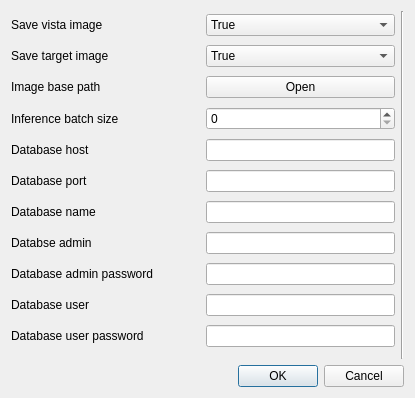
<?xml version="1.0" encoding="UTF-8"?>
<ui version="4.0">
 <class>Dialog</class>
 <widget class="QDialog" name="Dialog">
  <property name="geometry">
   <rect>
    <x>0</x>
    <y>0</y>
    <width>415</width>
    <height>398</height>
   </rect>
  </property>
  <property name="font">
   <font>
    <family>Arial</family>
    <pointsize>9</pointsize>
    <weight>50</weight>
    <italic>false</italic>
    <bold>false</bold>
   </font>
  </property>
  <property name="windowTitle">
   <string>Configuration view</string>
  </property>
  <property name="styleSheet">
   <string notr="true"/>
  </property>
  <layout class="QVBoxLayout" name="verticalLayout">
   <item>
    <layout class="QHBoxLayout" name="horizontalLayout">
     <item>
      <layout class="QGridLayout" name="gridLayout">
       <item row="8" column="1">
        <widget class="QLineEdit" name="DatabaseAdminPw_lineEdit">
         <property name="sizePolicy">
          <sizepolicy hsizetype="Minimum" vsizetype="Fixed">
           <horstretch>0</horstretch>
           <verstretch>0</verstretch>
          </sizepolicy>
         </property>
        </widget>
       </item>
       <item row="6" column="0">
        <widget class="QLabel" name="label_9">
         <property name="text">
          <string>Database name</string>
         </property>
        </widget>
       </item>
       <item row="9" column="0">
        <widget class="QLabel" name="label_12">
         <property name="text">
          <string>Database user</string>
         </property>
        </widget>
       </item>
       <item row="4" column="0">
        <widget class="QLabel" name="label_7">
         <property name="text">
          <string>Database host</string>
         </property>
        </widget>
       </item>
       <item row="3" column="0">
        <widget class="QLabel" name="label_5">
         <property name="text">
          <string>Inference batch size</string>
         </property>
        </widget>
       </item>
       <item row="1" column="0">
        <widget class="QLabel" name="label_3">
         <property name="text">
          <string>Save target image</string>
         </property>
        </widget>
       </item>
       <item row="10" column="0">
        <widget class="QLabel" name="label_13">
         <property name="text">
          <string>Database user password</string>
         </property>
        </widget>
       </item>
       <item row="3" column="1">
        <widget class="QSpinBox" name="InferenceBatchSize_spinBox"/>
       </item>
       <item row="5" column="0">
        <widget class="QLabel" name="label_8">
         <property name="text">
          <string>Database port</string>
         </property>
        </widget>
       </item>
       <item row="2" column="1">
        <widget class="QPushButton" name="ImageBasePath_pushButton">
         <property name="text">
          <string>Open</string>
         </property>
        </widget>
       </item>
       <item row="2" column="0">
        <widget class="QLabel" name="label_4">
         <property name="text">
          <string>Image base path</string>
         </property>
        </widget>
       </item>
       <item row="7" column="1">
        <widget class="QLineEdit" name="DatabaseAdmin_lineEdit">
         <property name="sizePolicy">
          <sizepolicy hsizetype="Minimum" vsizetype="Fixed">
           <horstretch>0</horstretch>
           <verstretch>0</verstretch>
          </sizepolicy>
         </property>
        </widget>
       </item>
       <item row="8" column="0">
        <widget class="QLabel" name="label_11">
         <property name="text">
          <string>Database admin password</string>
         </property>
        </widget>
       </item>
       <item row="9" column="1">
        <widget class="QLineEdit" name="DatabaseUser_lineEdit">
         <property name="sizePolicy">
          <sizepolicy hsizetype="Minimum" vsizetype="Fixed">
           <horstretch>0</horstretch>
           <verstretch>0</verstretch>
          </sizepolicy>
         </property>
        </widget>
       </item>
       <item row="10" column="1">
        <widget class="QLineEdit" name="DatabaseUserPw_lineEdit">
         <property name="sizePolicy">
          <sizepolicy hsizetype="Minimum" vsizetype="Fixed">
           <horstretch>0</horstretch>
           <verstretch>0</verstretch>
          </sizepolicy>
         </property>
        </widget>
       </item>
       <item row="0" column="1">
        <widget class="QComboBox" name="SaveVista_comboBox">
         <item>
          <property name="text">
           <string>True</string>
          </property>
         </item>
         <item>
          <property name="text">
           <string>False</string>
          </property>
         </item>
        </widget>
       </item>
       <item row="6" column="1">
        <widget class="QLineEdit" name="DatabaseName_lineEdit">
         <property name="sizePolicy">
          <sizepolicy hsizetype="Minimum" vsizetype="Fixed">
           <horstretch>0</horstretch>
           <verstretch>0</verstretch>
          </sizepolicy>
         </property>
        </widget>
       </item>
       <item row="4" column="1">
        <widget class="QLineEdit" name="DatabaseHost_lineEdit">
         <property name="sizePolicy">
          <sizepolicy hsizetype="Minimum" vsizetype="Fixed">
           <horstretch>0</horstretch>
           <verstretch>0</verstretch>
          </sizepolicy>
         </property>
        </widget>
       </item>
       <item row="0" column="0">
        <widget class="QLabel" name="label_2">
         <property name="text">
          <string>Save vista image</string>
         </property>
        </widget>
       </item>
       <item row="7" column="0">
        <widget class="QLabel" name="label_10">
         <property name="text">
          <string>Databse admin</string>
         </property>
        </widget>
       </item>
       <item row="1" column="1">
        <widget class="QComboBox" name="SaveImagePatch_comboBox">
         <item>
          <property name="text">
           <string>True</string>
          </property>
         </item>
         <item>
          <property name="text">
           <string>False</string>
          </property>
         </item>
        </widget>
       </item>
       <item row="5" column="1">
        <widget class="QLineEdit" name="DatabasePort_lineEdit">
         <property name="sizePolicy">
          <sizepolicy hsizetype="Minimum" vsizetype="Fixed">
           <horstretch>0</horstretch>
           <verstretch>0</verstretch>
          </sizepolicy>
         </property>
        </widget>
       </item>
      </layout>
     </item>
     <item>
      <widget class="Line" name="line">
       <property name="orientation">
        <enum>Qt::Vertical</enum>
       </property>
      </widget>
     </item>
    </layout>
   </item>
   <item>
    <widget class="QDialogButtonBox" name="buttonBox">
     <property name="orientation">
      <enum>Qt::Horizontal</enum>
     </property>
     <property name="standardButtons">
      <set>QDialogButtonBox::Cancel|QDialogButtonBox::Ok</set>
     </property>
    </widget>
   </item>
  </layout>
 </widget>
 <resources/>
 <connections>
  <connection>
   <sender>buttonBox</sender>
   <signal>accepted()</signal>
   <receiver>Dialog</receiver>
   <slot>accept()</slot>
   <hints>
    <hint type="sourcelabel">
     <x>248</x>
     <y>254</y>
    </hint>
    <hint type="destinationlabel">
     <x>157</x>
     <y>274</y>
    </hint>
   </hints>
  </connection>
  <connection>
   <sender>buttonBox</sender>
   <signal>rejected()</signal>
   <receiver>Dialog</receiver>
   <slot>reject()</slot>
   <hints>
    <hint type="sourcelabel">
     <x>316</x>
     <y>260</y>
    </hint>
    <hint type="destinationlabel">
     <x>286</x>
     <y>274</y>
    </hint>
   </hints>
  </connection>
 </connections>
</ui>
